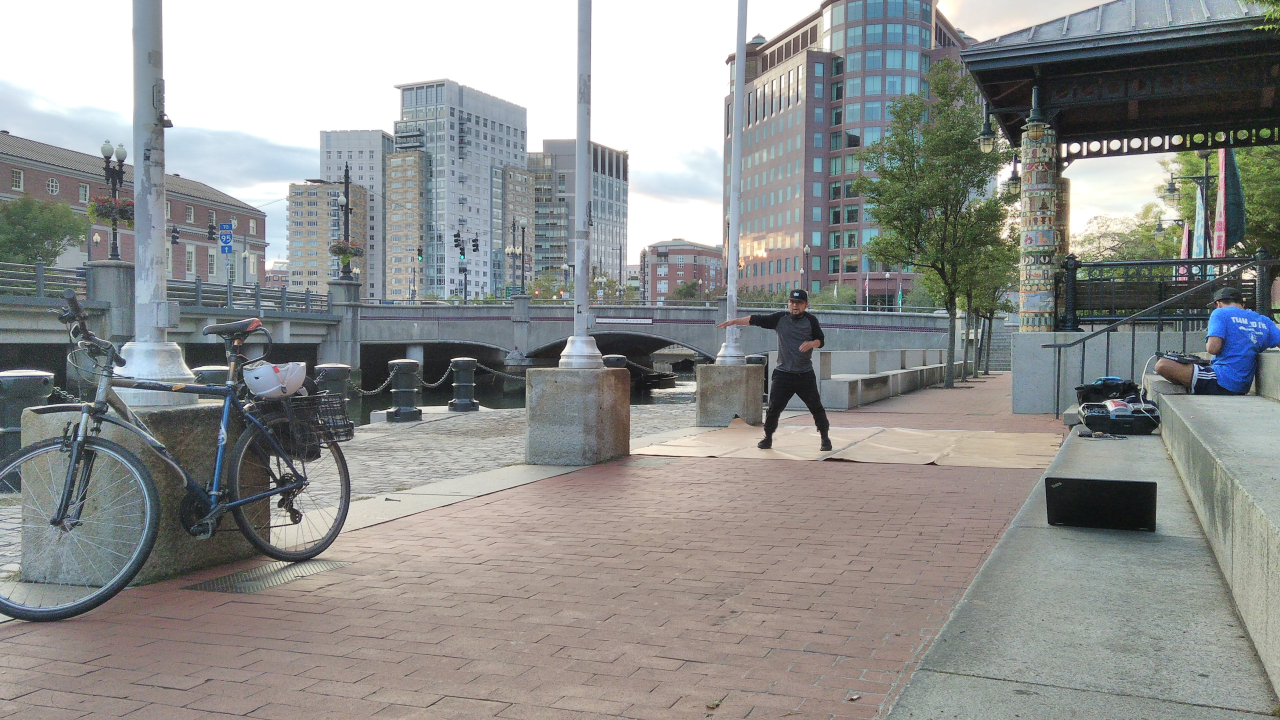
#> input picture hw2_2023f/questions/RISDance.jpg, 3840 x 2160 px (shown at 1/3 size)
$ python hw2_testcase.py
#> lines starting #> are read from the running program, lines starting #| are printed output that depends on the picture
import cv2
import numpy as np
import time
import os
from my_filter2D import my_filter2D
from vis_hybrid_image import vis_hybrid_image
import math
import time
import matplotlib.pyplot as plt


# [109 lines left out: functions hw2_testcase, myOwnTest, not called in this run]

def task4():
    pixelRange = [250000, 1000000, 2000000, 3000000, 4000000, 5000000, 6000000, 7000000, 8000000]
    dimRange = [3, 4, 5, 6, 7, 8, 9, 10, 11, 12, 13, 14, 15]
    results = np.zeros((len(pixelRange), len(dimRange)))

    image = cv2.imread('../questions/RISDance.jpg', -1) / 255.0
    ratio = image.shape[1]/image.shape[0]
#> ratio = 1.78

    for pixel in range(len(pixelRange)):
        for dim in range(len(dimRange)):
            blur_filter = np.ones((dimRange[dim],dimRange[dim]))
            blur_filter = blur_filter / sum(sum(blur_filter))

            newY = int(math.sqrt(pixelRange[pixel] * ratio))
            newX = int(newY / ratio)
            cur_image = cv2.resize(image, dsize=(newX,newY))
            startTime = time.time()
            cv2.filter2D(src=cur_image, dst=cur_image, ddepth=-1, kernel=blur_filter)
            results[pixel][dim] = time.time() - startTime
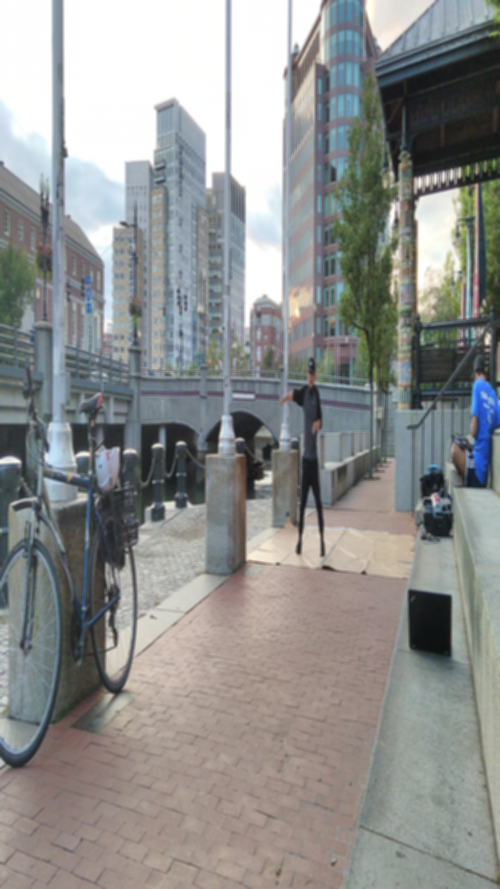
#> cur_image: shape (2666, 1499, 3) float64 (shown at 1/3 size); mean B, G, R 0.56, 0.567, 0.562

    fig = plt.figure()
    ax = plt.axes(projection='3d')
    ax.contour3D(dimRange, pixelRange, results, 50, cmap='coolwarm')
    ax.set_xlabel('kernel dim')
    ax.set_ylabel('image res')
    ax.set_zlabel('time')
    plt.savefig('time_results.png')


if __name__ == '__main__':
    #hw2_testcase()
    #myOwnTest()
#> (the run stopped early here; a loop or call above may not have finished)
